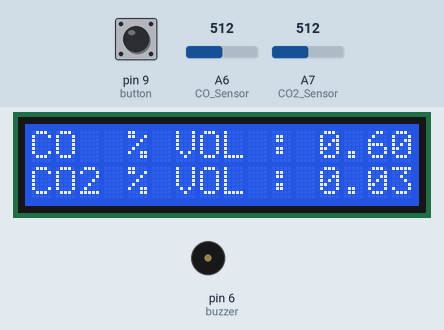
The sketch below on a simulated Arduino Nano, built with avr-gcc and run on an emulated ATmega328P. On the bench: 16×2 character LCD, buzzer (waves = sounding, pin HIGH). The test bench sets the inputs (shaded band); at power-on: A6 (CO_Sensor) = 512, A7 (CO2_Sensor) = 512, pin 9 (button) HIGH.

Above: at 11.2 s.
11.3 s: A6 (CO_Sensor) set to 1004
At 13.1 s:
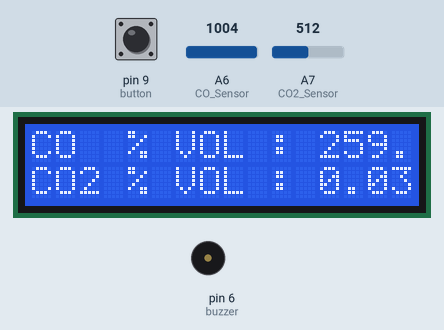
13.5 s: A6 (CO_Sensor) set to 1023
At 15.1 s:
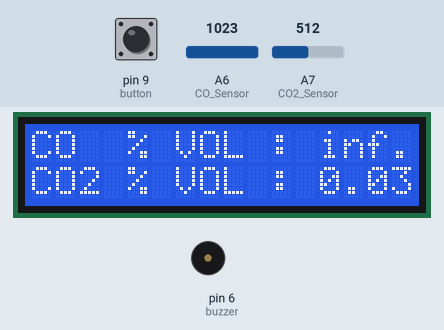
15.6 s: A7 (CO2_Sensor) set to 1015
At 17.1 s:
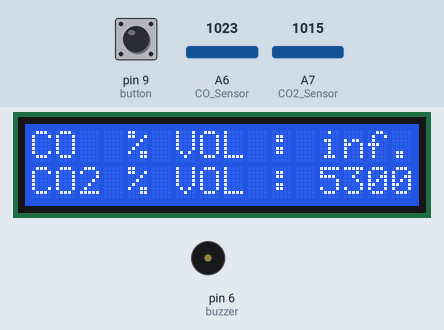
17.6 s: A7 (CO2_Sensor) set to 1023
At 19.1 s:
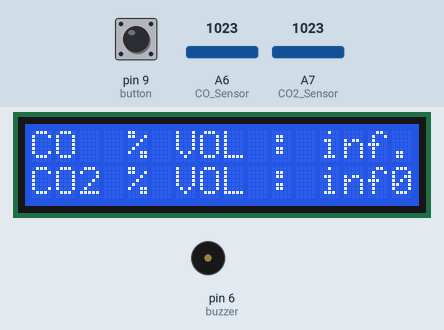
19.6 s: pin 9 (button) pulled LOW for 1.15 s
At 20.6 s:
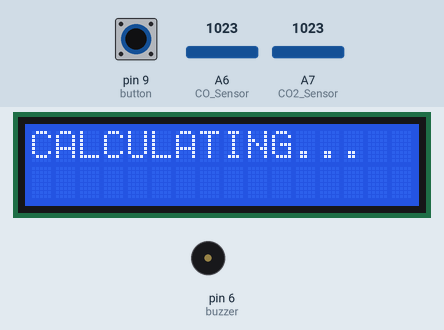
22.2 s: A6 (CO_Sensor) set to 990
At 24.2 s:
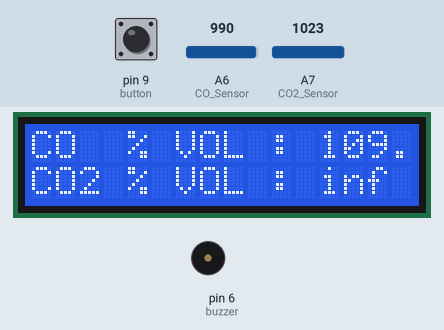
Timing chart, 0 to 25.2 s (numbered marks = the images above; inputs shaded):
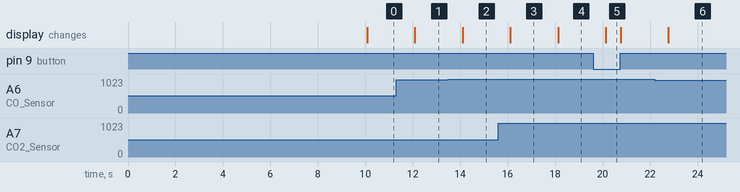

Measured:
- the behaviour switches between 1022 and 1023 on A6 (CO_Sensor) (found by bisection; images 1 and 2)
- the behaviour switches between 1022 and 1023 on A7 (CO2_Sensor) (found by bisection; images 3 and 4)
- after the input at 11.3 s, the display: changes after 0.79 s (image 1)
- after the input at 13.5 s, the display: changes after 0.60 s (image 2)
- after the input at 15.6 s, the display: changes after 0.51 s (image 3)
- after the input at 17.6 s, the display: changes after 0.53 s (image 4)
- after the input at 19.6 s, the display: changes after 0.54 s (image 5)
- after the input at 22.2 s, the display: changes after 0.57 s (image 6)

The sketch:

nano.ino
```cpp
#include<SoftwareSerial.h>
#include<ArduinoJson.h>
#include <LiquidCrystal.h>

const int rs = 12, en = 11, d4 = 5, d5 = 4, d6 = 3, d7 = 2;
LiquidCrystal lcd(rs, en, d4, d5, d6, d7);

int CO2_Sensor = A7;                                        //Sensor pin
float m = -0.3376;                                          //Slope
float b = 0.7165;                                           //Y-Intercept
float R0 = 2.82;                                            //Sensor Resistance in fresh air from previous code

int CO_Sensor = A6;                                         //Sensor pin
float m1 = -0.6527;                                         //Slope
float b1 = 1.30;                                            //Y-Intercept
float R01 = 7.22;                                           //Sensor Resistance

const int buzzer  = 6 , button  = 9;
unsigned long millisBefore;
double AddCO = 0,AddCO2 = 0,Avg_CO,Avg_CO2;

void setup() {

  Serial.begin(115200);
  pinMode(CO2_Sensor, INPUT);
  pinMode(CO_Sensor,INPUT);
  pinMode(buzzer,OUTPUT);
  digitalWrite(buzzer,LOW);
  pinMode(button,INPUT_PULLUP);

  lcd.begin(16, 2);
  lcd.setCursor(0, 0);
  lcd.print("   PORTABLE");
  lcd.setCursor(0, 1);
  lcd.print("  PUC DEVICE");
  delay(10000);
  lcd.clear();
 }

double CO(){
  float sensor_volt1;                               //Define variable for sensor voltage
  float RS_gas1;                                    //Define variable for sensor resistance
  float ratio1;                                     //Define variable for ratio
  float sensorValue1 = analogRead(CO_Sensor);       //Read analog values of sensor
  sensor_volt1 = sensorValue1 * (5.0/1023.0);       //Convert analog values to voltage
  RS_gas1 = ((5.0*10.0)/sensor_volt1)-10.0;         //Get value of RS in a gas
  ratio1 = RS_gas1/R01;                             // Get ratio RS_gas/RS_air
  double ppm_log1 = (log10(ratio1)-b1)/m1;          //Get ppm value in linear scale according to the the ratio value
  double ppm1 = pow(10, ppm_log1);                  //Convert ppm value to log scale
  double CO_in_Vol  = ppm1  / 100;
  return CO_in_Vol;
}

double CO2(){
  float sensor_volt;                                //Define variable for sensor voltage
  float RS_gas;                                     //Define variable for sensor resistance
  float ratio;                                      //Define variable for ratio
  float sensorValue = analogRead(CO2_Sensor);       //Read analog values of sensor
  sensor_volt = sensorValue*(5.0/1023.0);           //Convert analog values to voltage
  RS_gas = ((5.0*10.0)/sensor_volt)-10.0;           //Get value of RS in a gas
  ratio = RS_gas/R0;                                // Get ratio RS_gas/RS_air
  double ppm_log = (log10(ratio)-b)/m;              //Get ppm value in linear scale according to the the ratio value
  double ppm = pow(10, ppm_log);                    //Convert ppm value to log scale
  double CO2_in_Vol = ppm / 100;
  return CO2_in_Vol;
}

void loop() {

  double CO_in_Vol = CO();
  double CO2_in_Vol = CO2();

  lcd.setCursor(0, 0);
  lcd.print("CO  % VOL : ");
  lcd.print(CO_in_Vol);
  lcd.setCursor(0, 1);
  lcd.print("CO2 % VOL : ");
  lcd.print(CO2_in_Vol);
  delay(1000);

  if(digitalRead(button)==0)
  {
    lcd.clear();
    lcd.setCursor(0, 0);
    lcd.print("CALCULATING...");
    int i = 0;
    millisBefore = millis();
    while(digitalRead(button) == 0)
       {
         if(i >- 1){
        AddCO = AddCO + CO();
        AddCO2 = AddCO2 + CO2();
        i++;
       }
        if (i > -1 && millis() - millisBefore > 5000)
        {
          Avg_CO = AddCO / i;
          Avg_CO2 = AddCO2 / i;

          lcd.clear();
          lcd.setCursor(0, 0);
          lcd.print("CO  % VOL : ");
          lcd.print(Avg_CO);
          lcd.setCursor(0, 1);
          lcd.print("CO2 % VOL : ");
          lcd.print(Avg_CO2);

          StaticJsonBuffer<1000>jsonBuffer;
          JsonObject& root = jsonBuffer.createObject();
          root["data1"] = Avg_CO;
          root["data2"] = Avg_CO2;
          root.printTo(Serial);

          if(Avg_CO > 3.5 || Avg_CO2 > 2.0){
          digitalWrite(buzzer,HIGH);
          delay(5000);
          digitalWrite(buzzer,LOW);
          lcd.clear();
          lcd.setCursor(0, 0);
          lcd.print("TEST FAILED");
          lcd.print("EXCEEDS LIMIT");
          }
          else{
          digitalWrite(buzzer,LOW);
          delay(5000);
          lcd.clear();
          lcd.setCursor(0, 0);
          lcd.print("TEST PASSED");
          }
          i = -1;
          AddCO = 0;
          AddCO2 = 0;
        }
      }
    }
 }
```
